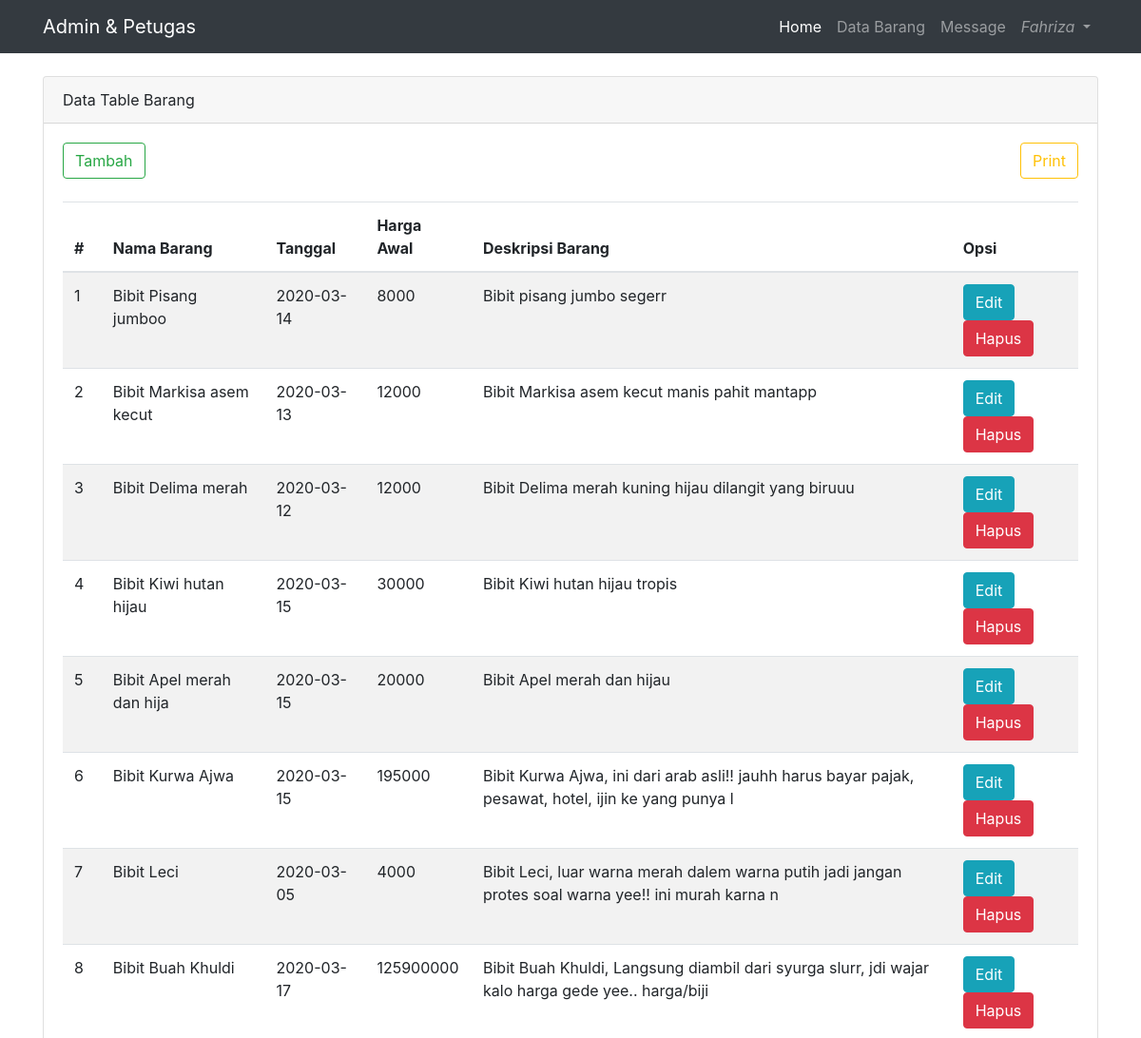
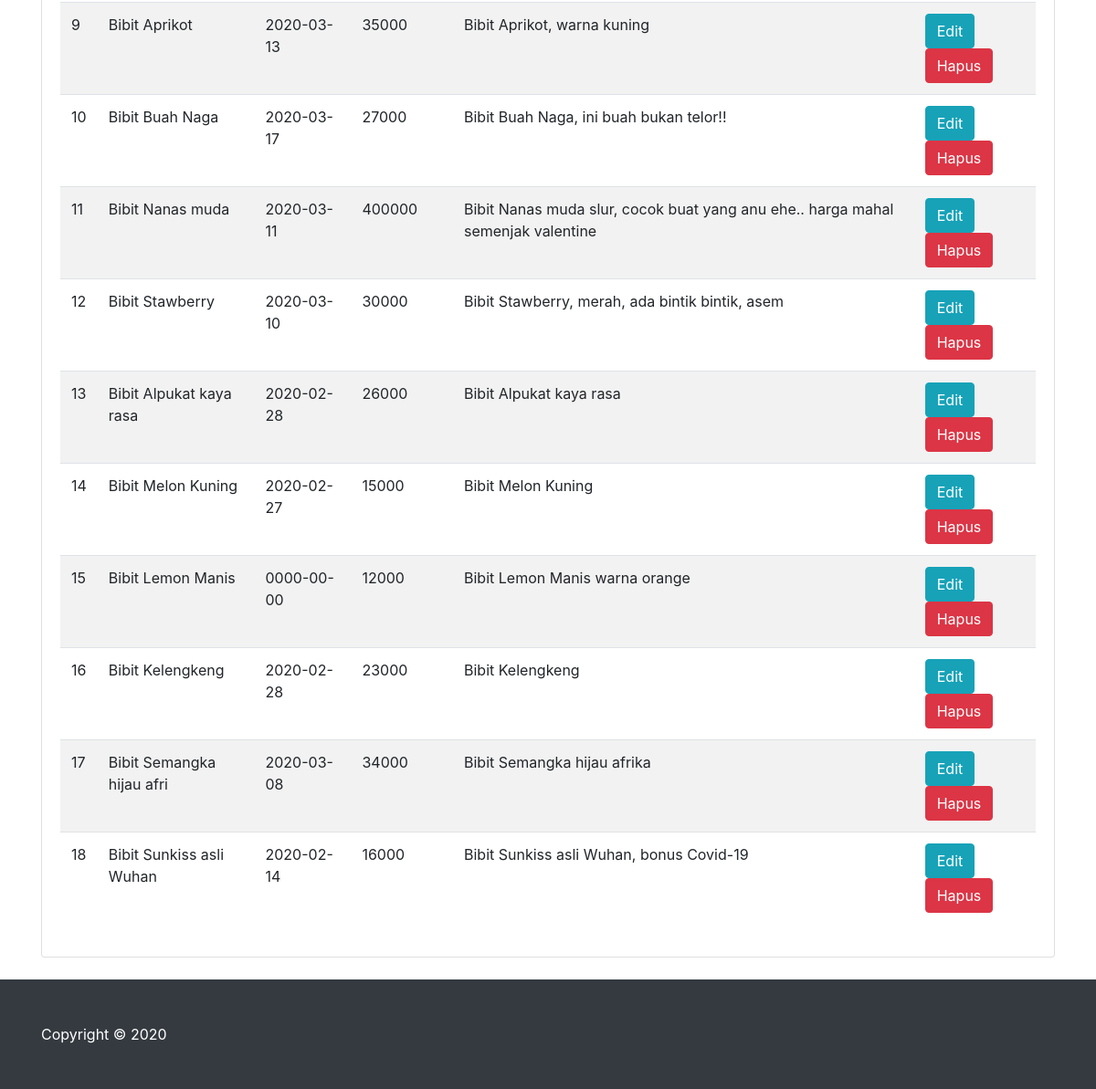
The app's page /page/admin/index.php?page=admin&perintah=databarang (signed in) with its own data (2 pictures, top to bottom).
### tables this page shows
CREATE TABLE `tb_petugas` (
  `id_petugas` int(11) NOT NULL,
  `nama_petugas` varchar(25) NOT NULL,
  `username` varchar(25) NOT NULL,
  `password` varchar(500) NOT NULL,
  `id_level` int(11) NOT NULL
);

CREATE TABLE `tb_barang` (
  `id_barang` int(11) NOT NULL,
  `nama_barang` varchar(25) NOT NULL,
  `tgl` date NOT NULL,
  `harga_awal` int(20) NOT NULL,
  `nama_file` varchar(255) NOT NULL,
  `deskripsi_barang` varchar(100) NOT NULL
);

### page/admin/databarang/databarang.php (the view, shortened to what this page needs)
  <div class="container">
<?php
  if($_SESSION["level"]=='Petugas' || $_SESSION["level"]=='Administrator') { ?>
<div class="row">
  <div class="col-lg-12">
    <div class="card">
<div class="card-header">
  Data Table Barang</div>
<div class="card-body">
  <a href="?page=admin&perintah=tambah" class="btn btn-outline-success">Tambah</a>
  <a href="?page=admin&perintah=print" target="_blank" class="btn btn-outline-warning" style="float: right;">Print</a>
<div class="table-responsive">
<table class="table table-striped">
<br>
<thead>
  <tr>
    <th scope="col">#</th>
    <th scope="col">Nama Barang</th>
    <th scope="col">Tanggal</th>
    <th scope="col">Harga Awal</th>
    <th scope="col">Deskripsi Barang</th>
    <th scope="col">Opsi</th>
  </tr>
</thead>
<tbody>
  <?php
    $koneksi = mysqli_connect('localhost', 'root', '', 'dblelang');
    $id_barang = 1;
    $sql = $koneksi->query("select * from tb_barang");
    while ($data = $sql->fetch_assoc()) {
  ?>
<tr>
    <td><?php echo $id_barang++; ?></td>
    <td><?php echo $data['nama_barang']; ?></td>
    <td><?php echo $data['tgl'] ?></td>
    <td><?php echo $data['harga_awal'] ?></td>
    <td><?php echo $data['deskripsi_barang'] ?></td>
    <td>
        <a href="?page=admin&perintah=edit&id_barang=<?php echo $data['id_barang'];?>" class="btn btn-info">Edit</a>
        <a onclick="return confirm('Anda yakin akan menghapusnya?')" href="?page=admin&perintah=delete&id_barang=<?php echo $data['id_barang'];?>" class="btn btn-danger">Hapus</a>
    </td>
</tr>
<?php } ?>
</tbody>
</table>
</div>
</div>
</div>
</div>
</div>
<?php }
  ?>
</div>

### page/admin/index.php (shortened to what this page needs)
<?php
$koneksi = mysqli_connect('localhost', 'root', '', 'dblelang');
$username = $_SESSION['username'];
$query = mysqli_query($koneksi, "SELECT * FROM tb_petugas where username = '$username'");
$row_akun = mysqli_fetch_array($query);
?>
<!DOCTYPE html>
<html lang="en">
<head>
  <link href="vendor/bootstrap/css/bootstrap.min.css" rel="stylesheet">
  <link href="vendor/bootstrap/css/business-frontpage.css" rel="stylesheet">
</head>
<body>
  <nav class="navbar navbar-expand-lg navbar-dark bg-dark fixed-top">
    <div class="container">
      <a class="navbar-brand" href="index.php">Admin & Petugas</a>
      <div class="collapse navbar-collapse" id="navbarResponsive">
        <ul class="navbar-nav ml-auto">
          <li class="nav-item active">
            <a class="nav-link" href="index.php">Home
            </a>
          </li>
          <?php
          if(isset($_SESSION['username'])) { ?>
          <li class="nav-item">
            <a class="nav-link" href="?page=admin&perintah=databarang">Data Barang</a>
          </li>
          <li class="nav-item">
            <a class="nav-link" href="?page=pesan">Message</a>
          </li>
          <li class="nav-item dropdown no-arrow">
            <a class="nav-link dropdown-toggle" href="#" id="userDropdown" level="button" data-toggle="dropdown" aria-haspopup="true" aria-expanded="false">
              <i class="fas fa-user-circle fa-fw"><?php echo $row_akun['nama_petugas'];?></i>
            </a>
          </li>
        <?php } ?>
        </ul>
      </div>
    </div>
  </nav>
<br>
  <?php
      $page = $_GET['page'];
      $perintah = $_GET['perintah'];
      if ($page == "about") {
        if ($perintah == "") {
          include 'about.php';
        }
      }if ($page == "admin") {
        if ($perintah == "databarang") {
          include 'databarang/databarang.php';
        }elseif ($perintah == "delete") {
          include 'databarang/delete.php';
        }elseif ($perintah == "tambah") {
          include 'databarang/tambah.php';
        }elseif ($perintah == "edit") {
          include 'databarang/edit.php';
        }elseif ($perintah == "print") {
          include 'databarang/print.php';
        }
        elseif ($perintah == "persetujuandata") {
          include '../lelang/persetujuanlelang.php';
        }elseif ($perintah == "bukalelang") {
          include '../lelang/bukalelang.php';
        }elseif ($perintah == "tutuplelang") {
          include '../lelang/tutuplelang.php';
        }elseif ($perintah == "printpersetujuan") {
          include '../lelang/print.php';
        }
      }
      elseif ($page == ""){
        include "home.php";
    }elseif ($page == "login"){
      include "loginadmin.php";
    }elseif ($page == "account") {
      include 'account.php';
    }elseif ($page == "pesan") {
      include 'pesan.php';
      if ($perintah == "delpesan") {
      include 'delpesan.php';
    }
    }
  ?>
  <br>
  <footer class="py-5 bg-dark">
    <div class="container">
      <p class="m-0 text-left text-white">Copyright &copy; 2020</p>
    </div>
  </footer>
</body>
</html>

### records on screen
tb_petugas: nama_petugas "Fahriza"
tb_barang: nama_barang "Bibit Pisang jumboo", tgl "2020-03-14", harga_awal "8000", deskripsi_barang "Bibit pisang jumbo segerr"
tb_barang: nama_barang "Bibit Markisa asem kecut", tgl "2020-03-13", harga_awal "12000", deskripsi_barang "Bibit Markisa asem kecut manis pahit mantapp"
tb_barang: nama_barang "Bibit Delima merah", tgl "2020-03-12", harga_awal "12000", deskripsi_barang "Bibit Delima merah kuning hijau dilangit yang biruuu"
tb_barang: nama_barang "Bibit Kiwi hutan hijau", tgl "2020-03-15", harga_awal "30000", deskripsi_barang "Bibit Kiwi hutan hijau tropis"
tb_barang: nama_barang "Bibit Apel merah dan hija", tgl "2020-03-15", harga_awal "20000", deskripsi_barang "Bibit Apel merah dan hijau"
tb_barang: nama_barang "Bibit Kurwa Ajwa", tgl "2020-03-15", harga_awal "195000", deskripsi_barang "Bibit Kurwa Ajwa, ini dari arab asli!! jauhh harus bayar pajak, pesawat, hotel, ijin ke yang punya l"
tb_barang: nama_barang "Bibit Leci", tgl "2020-03-05", harga_awal "4000", deskripsi_barang "Bibit Leci, luar warna merah dalem warna putih jadi jangan protes soal warna yee!! ini murah karna n"
tb_barang: nama_barang "Bibit Buah Khuldi", tgl "2020-03-17", harga_awal "125900000", deskripsi_barang "Bibit Buah Khuldi, Langsung diambil dari syurga slurr, jdi wajar kalo harga gede yee.. harga/biji"
tb_barang: nama_barang "Bibit Aprikot", tgl "2020-03-13", harga_awal "35000", deskripsi_barang "Bibit Aprikot, warna kuning"
tb_barang: nama_barang "Bibit Buah Naga", tgl "2020-03-17", harga_awal "27000", deskripsi_barang "Bibit Buah Naga, ini buah bukan telor!!"
tb_barang: nama_barang "Bibit Nanas muda", tgl "2020-03-11", harga_awal "400000", deskripsi_barang "Bibit Nanas muda slur, cocok buat yang anu ehe.. harga mahal semenjak valentine"
tb_barang: nama_barang "Bibit Stawberry", tgl "2020-03-10", harga_awal "30000", deskripsi_barang "Bibit Stawberry, merah, ada bintik bintik, asem"
tb_barang: nama_barang "Bibit Alpukat kaya rasa", tgl "2020-02-28", harga_awal "26000", deskripsi_barang "Bibit Alpukat kaya rasa"
tb_barang: nama_barang "Bibit Melon Kuning", tgl "2020-02-27", harga_awal "15000", deskripsi_barang "Bibit Melon Kuning"
tb_barang: nama_barang "Bibit Lemon Manis", tgl "0000-00-00", harga_awal "12000", deskripsi_barang "Bibit Lemon Manis warna orange"
tb_barang: nama_barang "Bibit Kelengkeng", tgl "2020-02-28", harga_awal "23000", deskripsi_barang "Bibit Kelengkeng"
tb_barang: nama_barang "Bibit Semangka hijau afri", tgl "2020-03-08", harga_awal "34000", deskripsi_barang "Bibit Semangka hijau afrika"
tb_barang: nama_barang "Bibit Sunkiss asli Wuhan", tgl "2020-02-14", harga_awal "16000", deskripsi_barang "Bibit Sunkiss asli Wuhan, bonus Covid-19"
